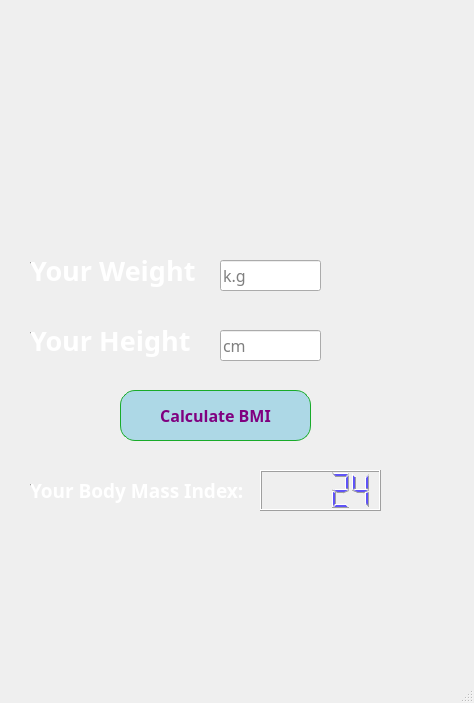
<?xml version="1.0" encoding="UTF-8"?>
<ui version="4.0">
 <class>MainWindow</class>
 <widget class="QMainWindow" name="MainWindow">
  <property name="geometry">
   <rect>
    <x>0</x>
    <y>0</y>
    <width>474</width>
    <height>703</height>
   </rect>
  </property>
  <property name="minimumSize">
   <size>
    <width>474</width>
    <height>703</height>
   </size>
  </property>
  <property name="maximumSize">
   <size>
    <width>474</width>
    <height>703</height>
   </size>
  </property>
  <property name="windowTitle">
   <string>MainWindow</string>
  </property>
  <widget class="QWidget" name="centralwidget">
   <widget class="QLabel" name="label">
    <property name="geometry">
     <rect>
      <x>-7</x>
      <y>-7</y>
      <width>481</width>
      <height>701</height>
     </rect>
    </property>
    <property name="text">
     <string/>
    </property>
    <property name="pixmap">
     <pixmap>resources/background.png</pixmap>
    </property>
    <property name="scaledContents">
     <bool>false</bool>
    </property>
   </widget>
   <widget class="QLabel" name="label_2">
    <property name="geometry">
     <rect>
      <x>30</x>
      <y>240</y>
      <width>171</width>
      <height>61</height>
     </rect>
    </property>
    <property name="font">
     <font>
      <family>Aachen</family>
      <pointsize>20</pointsize>
      <weight>75</weight>
      <bold>true</bold>
     </font>
    </property>
    <property name="styleSheet">
     <string notr="true">color: qlineargradient(spread:pad, x1:0, y1:0, x2:1, y2:0, stop:0 rgba(0, 0, 0, 255), stop:1 rgba(255, 255, 255, 255));</string>
    </property>
    <property name="text">
     <string>Your Weight</string>
    </property>
   </widget>
   <widget class="QLabel" name="label_4">
    <property name="geometry">
     <rect>
      <x>30</x>
      <y>310</y>
      <width>171</width>
      <height>61</height>
     </rect>
    </property>
    <property name="font">
     <font>
      <family>Aachen</family>
      <pointsize>20</pointsize>
      <weight>75</weight>
      <bold>true</bold>
     </font>
    </property>
    <property name="styleSheet">
     <string notr="true">color: qlineargradient(spread:pad, x1:0, y1:0, x2:1, y2:0, stop:0 rgba(0, 0, 0, 255), stop:1 rgba(255, 255, 255, 255));</string>
    </property>
    <property name="text">
     <string>Your Height</string>
    </property>
   </widget>
   <widget class="QLineEdit" name="height_field">
    <property name="geometry">
     <rect>
      <x>220</x>
      <y>330</y>
      <width>101</width>
      <height>31</height>
     </rect>
    </property>
    <property name="font">
     <font>
      <family>PT Bold Heading</family>
      <pointsize>12</pointsize>
     </font>
    </property>
    <property name="echoMode">
     <enum>QLineEdit::Normal</enum>
    </property>
    <property name="placeholderText">
     <string>cm</string>
    </property>
   </widget>
   <widget class="QLineEdit" name="weight_field">
    <property name="geometry">
     <rect>
      <x>220</x>
      <y>260</y>
      <width>101</width>
      <height>31</height>
     </rect>
    </property>
    <property name="font">
     <font>
      <family>PT Bold Heading</family>
      <pointsize>12</pointsize>
     </font>
    </property>
    <property name="placeholderText">
     <string>k.g</string>
    </property>
   </widget>
   <widget class="QLabel" name="main_logo_pic">
    <property name="geometry">
     <rect>
      <x>80</x>
      <y>-10</y>
      <width>331</width>
      <height>281</height>
     </rect>
    </property>
    <property name="text">
     <string/>
    </property>
    <property name="pixmap">
     <pixmap>resources/loginLogo.png</pixmap>
    </property>
    <property name="scaledContents">
     <bool>true</bool>
    </property>
   </widget>
   <widget class="QLabel" name="label_5">
    <property name="geometry">
     <rect>
      <x>30</x>
      <y>460</y>
      <width>241</width>
      <height>61</height>
     </rect>
    </property>
    <property name="font">
     <font>
      <family>Aachen</family>
      <pointsize>14</pointsize>
      <weight>75</weight>
      <bold>true</bold>
     </font>
    </property>
    <property name="styleSheet">
     <string notr="true">color: qlineargradient(spread:pad, x1:0, y1:0, x2:1, y2:0, stop:0 rgba(0, 0, 0, 255), stop:1 rgba(255, 255, 255, 255));</string>
    </property>
    <property name="text">
     <string>Your Body Mass Index:</string>
    </property>
   </widget>
   <widget class="QPushButton" name="calculate_button">
    <property name="geometry">
     <rect>
      <x>120</x>
      <y>390</y>
      <width>191</width>
      <height>51</height>
     </rect>
    </property>
    <property name="font">
     <font>
      <family>Gadugi</family>
      <pointsize>12</pointsize>
      <weight>75</weight>
      <italic>false</italic>
      <bold>true</bold>
      <underline>false</underline>
      <strikeout>false</strikeout>
     </font>
    </property>
    <property name="cursor">
     <cursorShape>PointingHandCursor</cursorShape>
    </property>
    <property name="styleSheet">
     <string notr="true">box-shadow: 3px 5px 0px 0px #3dc21b;
	background:linear-gradient(to bottom, #59635c 5%, #5cbf2a 100%);
	background-color:#ADD8E6;
	border-radius:15px;
	border:1px solid #18ab29;
	display:inline-block;
	cursor:pointer;
	color:purple;
	
	padding:10px 36px;
	text-decoration:none;
	text-shadow:0px 4px 0px #2f6627;</string>
    </property>
    <property name="text">
     <string>Calculate BMI</string>
    </property>
   </widget>
   <widget class="QLCDNumber" name="bmi_lcd">
    <property name="geometry">
     <rect>
      <x>260</x>
      <y>470</y>
      <width>121</width>
      <height>41</height>
     </rect>
    </property>
    <property name="styleSheet">
     <string notr="true">color: rgb(53, 236, 230);
color: rgb(95, 83, 247);</string>
    </property>
    <property name="smallDecimalPoint">
     <bool>false</bool>
    </property>
    <property name="digitCount">
     <number>5</number>
    </property>
    <property name="mode">
     <enum>QLCDNumber::Dec</enum>
    </property>
    <property name="segmentStyle">
     <enum>QLCDNumber::Filled</enum>
    </property>
    <property name="value" stdset="0">
     <double>24.100000000000001</double>
    </property>
    <property name="intValue" stdset="0">
     <number>24</number>
    </property>
   </widget>
   <widget class="QLabel" name="healthState_label">
    <property name="geometry">
     <rect>
      <x>90</x>
      <y>530</y>
      <width>261</width>
      <height>81</height>
     </rect>
    </property>
    <property name="font">
     <font>
      <family>Arial Nova</family>
      <pointsize>36</pointsize>
      <weight>50</weight>
      <bold>false</bold>
     </font>
    </property>
    <property name="autoFillBackground">
     <bool>false</bool>
    </property>
    <property name="styleSheet">
     <string notr="true">color: rgb(95, 83, 247);
</string>
    </property>
    <property name="text">
     <string> </string>
    </property>
    <property name="textFormat">
     <enum>Qt::AutoText</enum>
    </property>
    <property name="alignment">
     <set>Qt::AlignCenter</set>
    </property>
    <property name="wordWrap">
     <bool>false</bool>
    </property>
   </widget>
  </widget>
  <widget class="QStatusBar" name="statusbar"/>
 </widget>
 <resources/>
 <connections/>
</ui>
